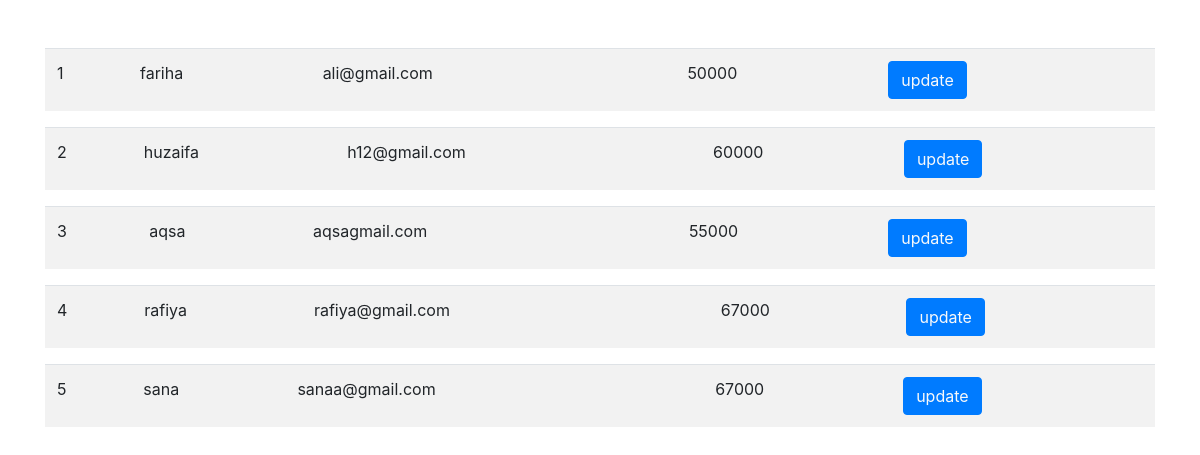
/06E_PHP/con_data.php, run on the app's committed database.
### tables this page shows
CREATE TABLE `faculty` (
  `f_name` varchar(400) DEFAULT NULL,
  `email` varchar(200) DEFAULT NULL,
  `salary` int(40) DEFAULT NULL,
  `f_id` int(10) NOT NULL,
  `sub` int(10) DEFAULT NULL
);

### 06E_PHP/con_data.php (the view, shortened to what this page needs)
<?php
include("connection.php")
?>
<!DOCTYPE html>
<html lang="en">
<head>
    <link rel="stylesheet" href="bootstrap-4.5.3-dist/css/bootstrap.min.css">
</head>
<body>
<div class="container mt-5">
<?php
$query = $pdo->query("select * from faculty ");
$result = $query->fetchAll(PDO::FETCH_ASSOC);
foreach($result as $faculty){
    ?>
<table class="table table-striped">
    <tr>
       <td><?php echo $faculty['f_id'] ?></td>
        <td><?php echo $faculty['f_name'] ?></td>
        <td><?php echo $faculty['email'] ?></td>
        <td><?php echo $faculty['salary'] ?></td>
        <td><button class="btn btn-primary">
        <a class="text-light" href="update.php?id<?php echo $faculty['f_id'] ?>">update</a>
        </button></td>
    </tr>
</table>
<?php
}
?>
</div>
</body>
</html>

### data on the page
faculty: f_id "1", f_name "fariha", email "ali@gmail.com", salary "50000"
faculty: f_id "2", f_name "huzaifa", email "h12@gmail.com", salary "60000"
faculty: f_id "3", f_name "aqsa", email "aqsagmail.com", salary "55000"
faculty: f_id "4", f_name "rafiya", email "rafiya@gmail.com", salary "67000"
faculty: f_id "5", f_name "sana", email "sanaa@gmail.com", salary "67000"
